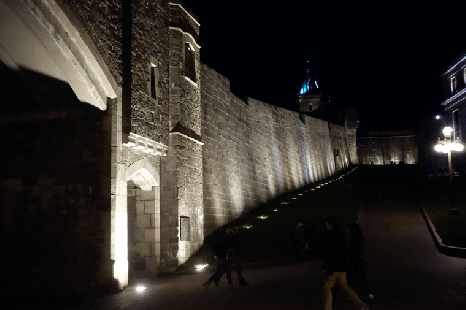
#> input picture Prácticas/practica2/images/calle.png, 466 x 310 px
$ python ejercicio03.py
#> lines starting #> are read from the running program, lines starting #| are printed output that depends on the picture
import skimage as ski
import matplotlib.pyplot as plt
import numpy as np
# Función para aplicar ACLARAR a un canal individual
def aclarar_channel(channel):
    channel_float = ski.util.img_as_float(channel) * 255
    channel_aclarada = np.sqrt(255 * channel_float)
    return ski.util.img_as_ubyte(channel_aclarada / 255)

# Función para aplicar ECUAL a un canal individual
def ecualizar_channel(channel):
    eq = ski.exposure.equalize_hist(channel)
    return ski.util.img_as_ubyte(eq)

# Función para aplicar CLAHE a un canal individual
def clahe_channel(channel):
    eq_clahe = ski.exposure.equalize_adapthist(channel)
    return ski.util.img_as_ubyte(eq_clahe)

img_original = ski.io.imread("images/calle.png")
#> img_original is the input picture: shape (310, 466, 3); mean R, G, B 45.7, 41.5, 37.5
r_orig, g_orig, b_orig = img_original[:, :, 0], img_original[:, :, 1], img_original[:, :, 2]
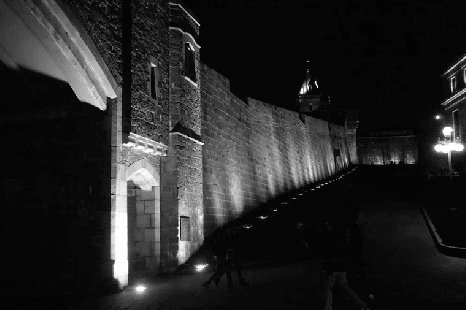
#> b_orig: shape (310, 466); min 3, max 255, mean 37.5
h_orig_r, c_orig_r = ski.exposure.histogram(r_orig)
#> h_orig_r = 256 values, max 27678 at index 0, min 0 at index 2, mean 564.3; c_orig_r = 256 values from 0 to 255
h_orig_g, c_orig_g = ski.exposure.histogram(g_orig)
#> h_orig_g = 255 values, max 27678 at index 0, min 0 at index 6, mean 566.5; c_orig_g = 255 values from 1 to 255
h_orig_b, c_orig_b = ski.exposure.histogram(b_orig)
#> h_orig_b = 253 values, max 40067 at index 3, min 0 at index 12, mean 571; c_orig_b = 253 values from 3 to 255

img_real = ski.util.img_as_float(img_original) * 255

# === ACLARAR ===
r_aclarar = aclarar_channel(img_original[:, :, 0])
g_aclarar = aclarar_channel(img_original[:, :, 1])
b_aclarar = aclarar_channel(img_original[:, :, 2])

img_clara = np.stack([r_aclarar, g_aclarar, b_aclarar], axis=-1)
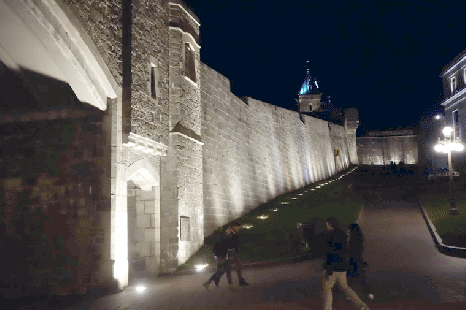
#> img_clara: shape (310, 466, 3); mean R, G, B 82.8, 80.3, 79.9
h_clara_r, c_clara_r = ski.exposure.histogram(r_aclarar)
#> h_clara_r = 256 values, max 27678 at index 0, min 0 at index 1, mean 564.3; c_clara_r = 256 values from 0 to 255
h_clara_g, c_clara_g = ski.exposure.histogram(g_aclarar)
#> h_clara_g = 240 values, max 27678 at index 0, min 0 at index 1, mean 601.9; c_clara_g = 240 values from 16 to 255
h_clara_b, c_clara_b = ski.exposure.histogram(b_aclarar)
#> h_clara_b = 228 values, max 40067 at index 11, min 0 at index 1, mean 633.6; c_clara_b = 228 values from 28 to 255

# === ACLARAR 2 ===
r_aclarar_2 = aclarar_channel(img_clara[:, :, 0])
g_aclarar_2 = aclarar_channel(img_clara[:, :, 1])
b_aclarar_2 = aclarar_channel(img_clara[:, :, 2])

img_clara_2 = np.stack([r_aclarar_2, g_aclarar_2, b_aclarar_2], axis=-1)
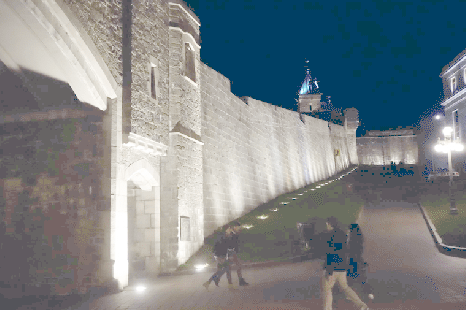
#> img_clara_2: shape (310, 466, 3); mean R, G, B 124.6, 131.9, 135.4
h_clara_2_r, c_clara_2_r = ski.exposure.histogram(r_aclarar_2)
#> h_clara_2_r has the same summary as h_clara_r; c_clara_2_r = 256 values from 0 to 255
h_clara_2_g, c_clara_2_g = ski.exposure.histogram(g_aclarar_2)
#> h_clara_2_g = 192 values, max 27678 at index 0, min 0 at index 1, mean 752.4; c_clara_2_g = 192 values from 64 to 255
h_clara_2_b, c_clara_2_b = ski.exposure.histogram(b_aclarar_2)
#> h_clara_2_b = 172 values, max 40067 at index 16, min 0 at index 1, mean 839.9; c_clara_2_b = 172 values from 84 to 255

# === ECUALIZADA ===
r_eq = ecualizar_channel(img_original[:, :, 0])
g_eq = ecualizar_channel(img_original[:, :, 1])
b_eq = ecualizar_channel(img_original[:, :, 2])
#> in ecualizar_channel (call 3), `eq = ski.exposure.equalize_hist(channel)`:
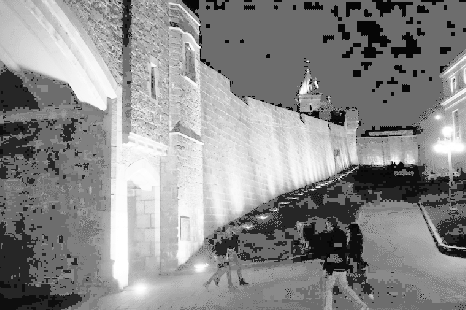
#> eq: shape (310, 466) float64; min 0.026, max 1, mean 0.549

img_eq = np.stack([r_eq, g_eq, b_eq], axis=-1)
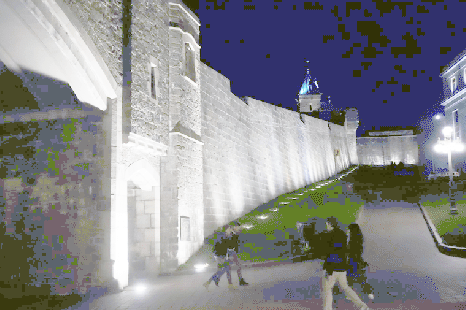
#> img_eq: shape (310, 466, 3); mean R, G, B 134.9, 135.6, 140
h_eq_r, c_eq_r = ski.exposure.histogram(r_eq)
#> h_eq_r = 207 values, max 27678 at index 0, min 0 at index 2, mean 697.9; c_eq_r = 207 values from 49 to 255
h_eq_g, c_eq_g = ski.exposure.histogram(g_eq)
#> h_eq_g has the same summary as h_eq_r; c_eq_g = 207 values from 49 to 255
h_eq_b, c_eq_b = ski.exposure.histogram(b_eq)
#> h_eq_b = 249 values, max 40067 at index 102, min 0 at index 1, mean 580.2; c_eq_b = 249 values from 7 to 255

# === CLAHE ===
r_clahe = clahe_channel(img_original[:, :, 0])
g_clahe = clahe_channel(img_original[:, :, 1])
b_clahe = clahe_channel(img_original[:, :, 2])

img_eq_CLAHE = np.stack([r_clahe, g_clahe, b_clahe], axis=-1)
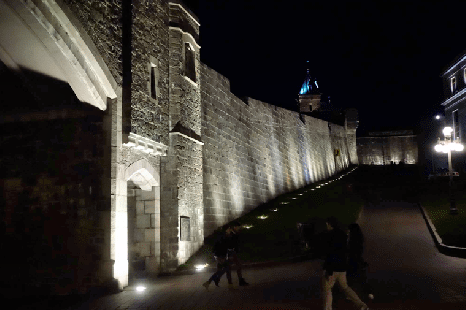
#> img_eq_CLAHE: shape (310, 466, 3); mean R, G, B 51.8, 48.1, 43.4
h_eq_CLAHE_r, c_eq_CLAHE_r = ski.exposure.histogram(r_clahe)
#> h_eq_CLAHE_r = 256 values, max 27802 at index 2, min 9 at index 0, mean 564.3; c_eq_CLAHE_r = 256 values from 0 to 255
h_eq_CLAHE_g, c_eq_CLAHE_g = ski.exposure.histogram(g_clahe)
#> h_eq_CLAHE_g = 256 values, max 27872 at index 2, min 9 at index 0, mean 564.3; c_eq_CLAHE_g = 256 values from 0 to 255
h_eq_CLAHE_b, c_eq_CLAHE_b = ski.exposure.histogram(b_clahe)
#> h_eq_CLAHE_b = 256 values, max 13213 at index 7, min 1 at index 233, mean 564.3; c_eq_CLAHE_b = 256 values from 0 to 255


fig, axs = plt.subplots(5, 4, layout="constrained")

axs[0, 0].imshow(img_original, cmap='gray')
axs[0, 0].set_title("Original")
axs[0, 1].bar(c_orig_r, h_orig_r, 2, color='red')
axs[0, 2].bar(c_orig_g, h_orig_g, 2, color='green')
axs[0, 3].bar(c_orig_b, h_orig_b, 2, color='blue')

axs[1, 0].imshow(img_clara, cmap='gray')
axs[1, 0].set_title("Aclarada 1")
axs[1, 1].bar(c_clara_r, h_clara_r, 2, color='red')
axs[1, 2].bar(c_clara_g, h_clara_g, 2, color='green')
axs[1, 3].bar(c_clara_b, h_clara_b, 2, color='blue')

axs[2, 0].imshow(img_clara_2, cmap='gray')
axs[2, 0].set_title("Aclarada 2")
axs[2, 1].bar(c_clara_2_r, h_clara_2_r, 2, color='red')
axs[2, 2].bar(c_clara_2_g, h_clara_2_g, 2, color='green')
axs[2, 3].bar(c_clara_2_b, h_clara_2_b, 2, color='blue')

axs[3, 0].imshow(img_eq, cmap='gray')
axs[3, 0].set_title("Ecualizada")
axs[3, 1].bar(c_eq_r, h_eq_r, 2, color='red')
axs[3, 2].bar(c_eq_g, h_eq_g, 2, color='green')
axs[3, 3].bar(c_eq_b, h_eq_b, 2, color='blue')

axs[4, 0].imshow(img_eq_CLAHE, cmap='gray')
axs[4, 0].set_title("CLAHE")
axs[4, 1].bar(c_eq_CLAHE_r, h_eq_CLAHE_r, 2, color='red')
axs[4, 2].bar(c_eq_CLAHE_g, h_eq_CLAHE_g, 2, color='green')
axs[4, 3].bar(c_eq_CLAHE_b, h_eq_CLAHE_b, 2, color='blue')

axs_lineal = axs.ravel()
for i in range(0, axs_lineal.size, 4):
    axs_lineal[i].set_axis_off()
    axs_lineal[i + 1].set_xticks([0, 64, 128, 192, 255])

plt.show()
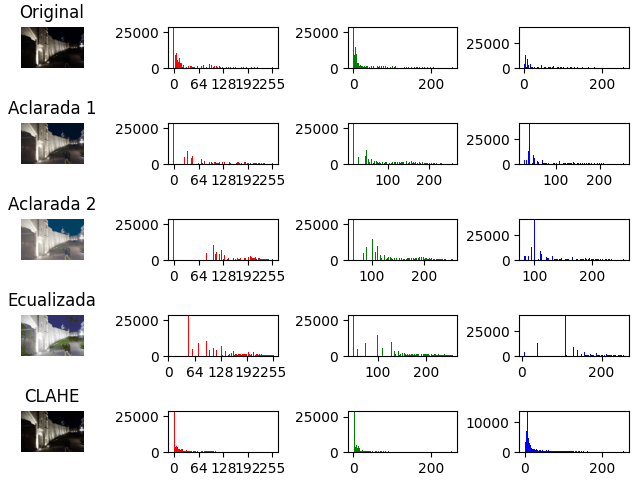
#> figure drawn by matplotlib, 20 panels; panel 2: tallest bar 27678 high, from x = -1 to 1; panel 3: tallest bar 27678 high, from x = 0 to 2; panel 4: tallest bar 40067 high, from x = 5 to 7; panel 6: tallest bar 27678 high, from x = -1 to 1

$ run again, with Prácticas/practica2/images/templo.png copied over Prácticas/practica2/images/calle.png
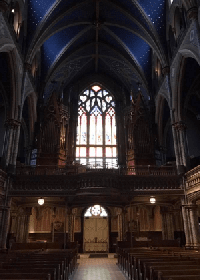
#> input picture Prácticas/practica2/images/templo.png, 200 x 280 px
#> img_original is the input picture: shape (280, 200, 3); mean R, G, B 46.8, 38.3, 38.3
#> h_orig_r = 254 values, max 2295 at index 26, min 0 at index 1, mean 220.5; c_orig_r = 254 values from 2 to 255
#> h_orig_g = 256 values, max 5069 at index 13, min 0 at index 1, mean 218.8; c_orig_g = 256 values from 0 to 255
#> h_orig_b = 254 values, max 3179 at index 19, min 0 at index 6, mean 220.5; c_orig_b = 254 values from 2 to 255
#> h_clara_r = 233 values, max 2295 at index 61, min 0 at index 1, mean 240.3; c_clara_r = 233 values from 23 to 255
#> h_clara_g = 256 values, max 5069 at index 58, min 0 at index 1, mean 218.8; c_clara_g = 256 values from 0 to 255
#> h_clara_b = 233 values, max 3179 at index 50, min 0 at index 1, mean 240.3; c_clara_b = 233 values from 23 to 255
#> h_clara_2_r = 179 values, max 2295 at index 69, min 0 at index 1, mean 312.8; c_clara_2_r = 179 values from 77 to 255
#> h_clara_2_g = 256 values, max 5069 at index 122, min 0 at index 1, mean 218.8; c_clara_2_g = 256 values from 0 to 255
#> h_clara_2_b = 179 values, max 3179 at index 59, min 0 at index 1, mean 312.8; c_clara_2_b = 179 values from 77 to 255
#> `img_eq = np.stack([r_eq, g_eq, b_eq], axis=-1)`:
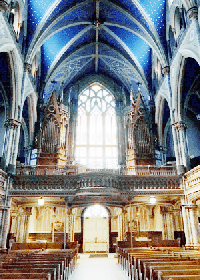
#> img_eq: shape (280, 200, 3); mean R, G, B 130.2, 131, 130.8
#> h_eq_r = 256 values, max 2295 at index 116, min 0 at index 2, mean 218.8; c_eq_r = 256 values from 0 to 255
#> h_eq_g = 256 values, max 5069 at index 57, min 0 at index 1, mean 218.8; c_eq_g = 256 values from 0 to 255
#> h_eq_b = 256 values, max 3179 at index 118, min 0 at index 2, mean 218.8; c_eq_b = 256 values from 0 to 255
#> `img_eq_CLAHE = np.stack([r_clahe, g_clahe, b_clahe], axis=-1)`:
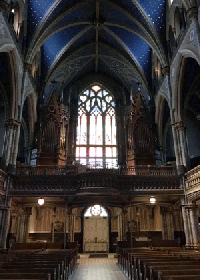
#> img_eq_CLAHE: shape (280, 200, 3); mean R, G, B 58, 52.8, 50.9
#> h_eq_CLAHE_r = 256 values, max 1174 at index 25, min 0 at index 1, mean 218.8; c_eq_CLAHE_r = 256 values from 0 to 255
#> h_eq_CLAHE_g = 256 values, max 1406 at index 18, min 0 at index 1, mean 218.8; c_eq_CLAHE_g = 256 values from 0 to 255
#> h_eq_CLAHE_b = 256 values, max 1658 at index 20, min 4 at index 174, mean 218.8; c_eq_CLAHE_b = 256 values from 0 to 255
